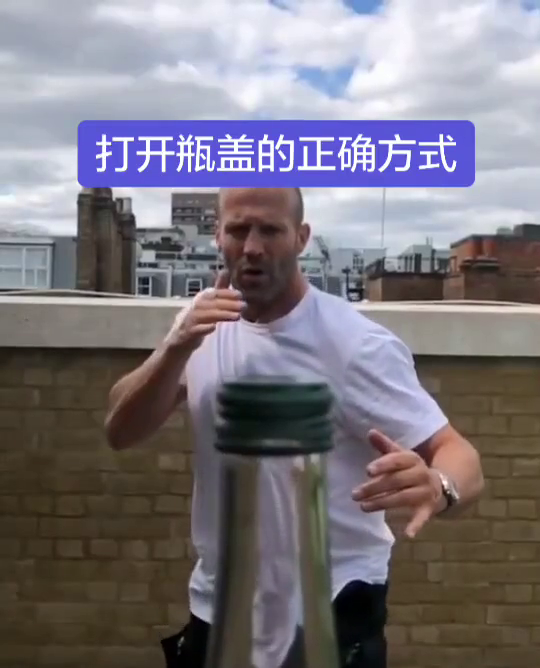
#> input picture frame 37 of Opencv_study/images/jiesen.mp4, 540 x 668 px
$ python demo5_2.py
#> lines starting #> are read from the running program, lines starting #| are printed output that depends on the picture
# -*- coding:utf8 -*-
"""
Created on 2019/7/10 14:20

@author: WMaker
"""


'''
从文件中播放视频
与从摄像头中捕获一样，你只需要把设备索引号改成视频文件的名字。在
播放每一帧时，使用 cv2.waiKey() 设置适当的持续时间。如果设置的太低视
频就会播放的非常快，如果设置的太高就会播放的很慢（你可以使用这种方法
控制视频的播放速度）。通常情况下 25 毫秒就可以了。
'''

import cv2

# 打开视频文件,视频文件总会结束，需要判断是否结尾
cap = cv2.VideoCapture('../images/jiesen.mp4')
frame_num = cap.get(7)
print(frame_num)
while(1):
    ret,frame = cap.read()
#> frame is the input picture: shape (668, 540, 3); mean B, G, R 126, 118, 123.4
    if ret==True:
        cv2_gray = cv2.cvtColor(frame,cv2.COLOR_BGR2GRAY)
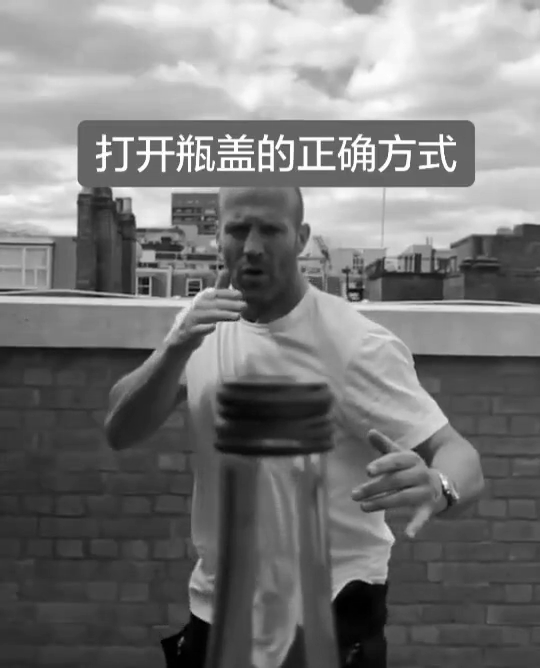
#> cv2_gray: shape (668, 540); min 0, max 255, mean 120.4

        cv2.imshow('GRAY_Mp4',frame)

        if cv2.waitKey(1)&0xFF==ord('q'):
#> (key q is pressed here)
            break

        # next_frame_index = cap.get(1)
        # print(next_frame_index)

    else:
        break

cap.release()
cv2.destroyAllWindows()

$ run again, starting later in the video
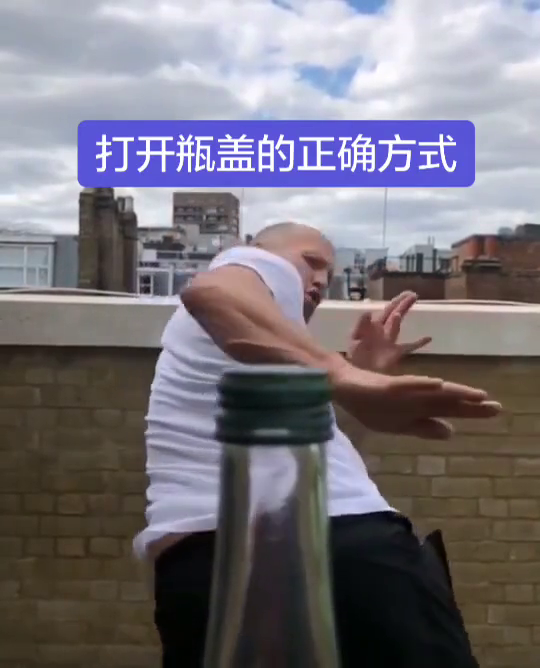
#> input picture frame 170 of Opencv_study/images/jiesen.mp4, 540 x 668 px
#> frame is the input picture: shape (668, 540, 3); mean B, G, R 122.7, 114.3, 119.1
#> `cv2_gray = cv2.cvtColor(frame,cv2.COLOR_BGR2GRAY)`:
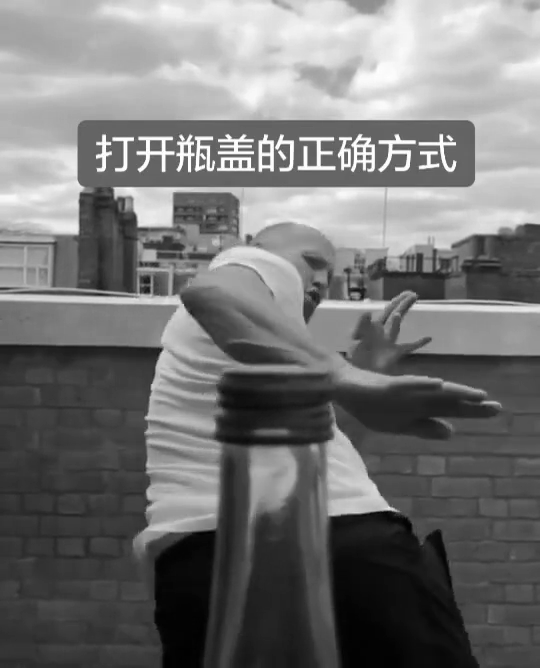
#> cv2_gray: shape (668, 540); min 1, max 255, mean 116.7

$ run again, starting later in the video
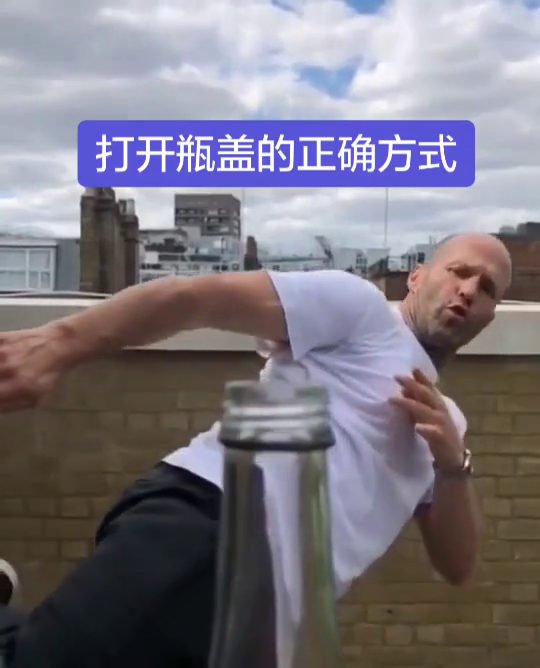
#> input picture frame 303 of Opencv_study/images/jiesen.mp4, 540 x 668 px
#> frame is the input picture: shape (668, 540, 3); mean B, G, R 128.4, 118.3, 123.2
#> `cv2_gray = cv2.cvtColor(frame,cv2.COLOR_BGR2GRAY)`:
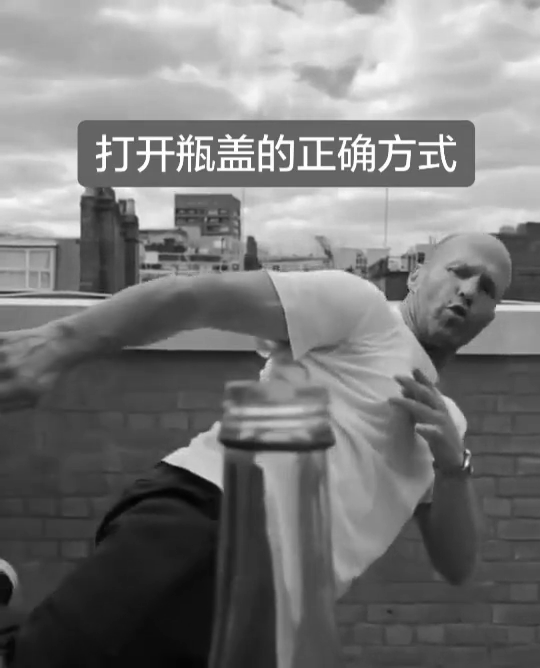
#> cv2_gray: shape (668, 540); min 2, max 255, mean 120.9
